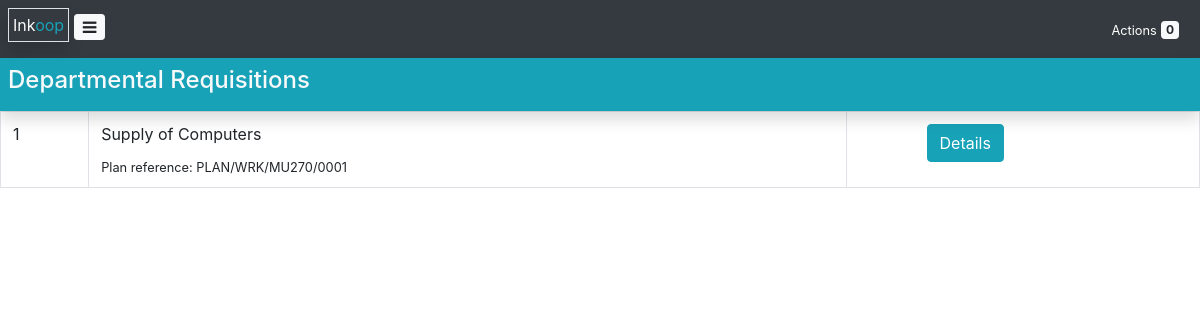
The app's page /initiation/requisition (signed in) with its own data.
### initiation/models.py (models this page shows, shortened)
class Requisition(models.Model):
	alt_id = models.CharField(max_length=128, null=True)
	sequence_number = models.CharField(max_length=128, null=True)
	expense = models.ForeignKey(Expense, on_delete=models.CASCADE)
	subject_of_procurement = models.CharField(max_length=128)
	procurement_type = models.ForeignKey(ProcurementType, on_delete=models.CASCADE)
	quantity = models.IntegerField()
	unit_of_measure = models.CharField(max_length=32)
	estimated_cost = models.IntegerField()
	source_of_funding = models.ForeignKey(Funder, on_delete=models.CASCADE)
	date_required_q1 = models.BooleanField(default=False)
	date_required_q2 = models.BooleanField(default=False)
	date_required_q3 = models.BooleanField(default=False)
	date_required_q4 = models.BooleanField(default=False)
	stage = models.CharField(max_length=64, default="REQUIREMENTS SPECIFICATION", null=True)
	location_of_delivery = models.CharField(max_length=128)
	file_specification = models.FileField(null=True)
	description = models.CharField(max_length=1024, null=True)
	specified_on = models.DateField(null=True)
	hod_approved_on = models.DateField(null=True)
	pdu_approved_on = models.DateField(null=True)
	ao_approved_on = models.DateField(null=True)
	incharge = models.ForeignKey(User, on_delete=models.CASCADE, related_name='incharge_requisition_set')
	initiator = models.ForeignKey(User, on_delete=models.CASCADE, related_name='initiated_requisition_set')
	user_department = models.ForeignKey(UserDepartment, on_delete=models.CASCADE)
	plan = models.ForeignKey(Plan, on_delete=models.CASCADE)

### planning/models.py (models this page shows, shortened)
class Plan(models.Model):
    alt_id = models.CharField(max_length=128, null=True)
    subject_of_procurement = models.CharField(max_length=128)
    procurement_type = models.ForeignKey(ProcurementType, on_delete=models.CASCADE)
    quantity = models.IntegerField()
    unit_of_measure = models.CharField(max_length=32)
    estimated_cost = models.IntegerField()
    source_of_funding = models.ForeignKey(Funder, on_delete=models.CASCADE)
    date_required_q1 = models.BooleanField()
    date_required_q2 = models.BooleanField()
    date_required_q3 = models.BooleanField()
    date_required_q4 = models.BooleanField()
    prepared_on = models.DateField(null=True)
    hod_approved_on = models.DateField(null=True)
    pdu_approved_on = models.DateField(null=True)
    consolidated_on = models.DateField(null=True)
    published_on = models.DateField(null=True)
    stage = models.CharField(max_length=16, default='PREPARATION', null=True)
    date_initiated = models.DateTimeField(auto_now_add=True)
    initiator = models.ForeignKey(User, on_delete=models.CASCADE, related_name='initiated_plan_set', null=True)
    incharge = models.ForeignKey(User, on_delete=models.CASCADE, related_name='incharge_plan_set', null=True)
    user_department = models.ForeignKey(UserDepartment, on_delete=models.CASCADE)
    expense = models.ForeignKey(Expense, on_delete=models.CASCADE)
    consolidation_group = models.ForeignKey(ConsolidationGroup, on_delete=models.CASCADE, null=True)
    def __str__(self):
        return self.alt_id

### initiation/views/requisition.py (the view)
# urls.py: path('requisition', get_requisitions, name='get_requisitions'),
def get_requisitions(request):
	requisitions = Requisition.objects.filter(user_department=get_user(request).profile.user_department)
	context = {"requisitions": requisitions}
	return render(request, 'requisition/requisitions.html', context)

### context_processors.py (called while the page is built)
def entity(request):
	return {
		"entity_name": settings.ENTITY_NAME,
		"entity_code": settings.ENTITY_CODE,
		"FY": settings.FINANCIAL_YEAR,
		"FY_start": settings.FY_START_DATE,
		"FY_stop": settings.FY_STOP_DATE,
	}

### core/context_processors.py (called while the page is built)
def timing(request):
	planning_process = Timing.objects.get(process="Planning")
	initiation_process = Timing.objects.get(process="Initiation")
	current_process = get_current_process()
	time_format = "M, d yy H:i"
	date_format = "F d, Y"
	return {
		"planning_process": planning_process,
		"initiation_process": initiation_process,
		"current_process": current_process,
		"time_format": time_format,
		"date_format": date_format
	}

def user_profile(request):
	user = get_user(request)
	kwargs = {"ao": get_ao()}
	if user.is_authenticated:
		kwargs["profile"] = user.profile
		kwargs["user_department"] = kwargs["profile"].user_department
		kwargs["pdu_head"] = get_pdu_head()
	return kwargs

def actions(request):
	user = get_user(request)
	if user.is_authenticated:
		kwargs = {
			"plan_actions":user.incharge_plan_set.filter(consolidated_on=None),
			"requisition_actions":user.incharge_requisition_set.filter(ao_approved_on=None),
			"pdu_actions":[],
			"ao_actions":[]
		}
		kwargs["action_count"] = kwargs["plan_actions"].count() + kwargs["requisition_actions"].count() + len(kwargs["pdu_actions"]) + len(kwargs["ao_actions"])
		return kwargs
	return {}

### core/models.py (called while the page is built)
    def is_valid(self):
        if self.start and self.stop and self.submission_deadline:
            if self.start < self.submission_deadline <= self.stop:
                return True
        return False

    def __str__(self):
        return self.name

### templatetags/app_tags.py (called while the page is built)
@register.filter(name="currency")
def currency(value):
	if isinstance(value, int):
		return f'{value:,} {settings.CURRENCY}'
	return value

### utils.py (called while the page is built)
def get_pdu_head():
	pdu = UserDepartment.objects.get(is_pdu=True)
	return pdu.hod

def get_ao():
	ao = Profile.objects.get(is_ao=True)
	return ao.user

def get_current_process():
	current_process = Timing.objects.filter(start__lte=timezone.now(), stop__gte=timezone.now()).first()
	return current_process

def timing_is_valid():
	planning_process = Timing.objects.get(process="Planning")
	initiation_process = Timing.objects.get(process="Initiation")
	if planning_process.is_valid() and initiation_process.is_valid():
		if planning_process.stop <= initiation_process.start:
			return True
	return False

### initiation/templates/requisition/requisitions.html
{% extends 'user-base.html' %}
{% block content %}
<div class="container-fluid p-0">
    <div class="bg-info p-2 shadow fixed d-flex">
        <div class="flex-fill m-auto">
            <h4 class="text-light">Departmental Requisitions</h4>
        </div>
    </div>
    <table class="table table-responsive-sm border">
        <tbody>
            {% for requisition in requisitions %}
                <tr>
                    <td>{{ requisition.id }}</td>
                    <td class="border m-auto">
                        <p>{{ requisition.subject_of_procurement }}</p>
                        <small>Plan reference: {{requisition.plan}}</small>
                    </td>
                    <td>{% if requisition.stage %}Waiting for <strong>{{ requisition.stage }}</strong>{% endif %}</td>
                    <td><a href="{% url 'initiation:get_requisition' requisition_id=requisition.id %}" class='btn btn-info'>Details</a></td>
                </tr>
            {% empty %}
                <div class="container" align="center">
                    <label class="display-4 text-muted">No requistions!</label>
                </div>
            {% endfor %}
        </tbody>
    </table>
</div>
{% endblock %}

### static/css/style.css (style rules this page uses)
.fixed { position: sticky; top:0; z-index:100; }
a { text-decoration: none; }

### records on screen
Requisition: id "1", subject_of_procurement "Supply of Computers", plan "PLAN/WRK/MU270/0001"

### other values on screen
{{ action_count }} "0"
